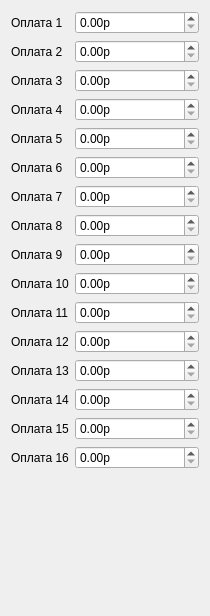
                     <widget class="QWidget" name="scrollAreaWidgetContents_2">
                      <property name="geometry">
                       <rect>
                        <x>0</x>
                        <y>0</y>
                        <width>210</width>
                        <height>616</height>
                       </rect>
                      </property>
                      <layout class="QVBoxLayout" name="verticalLayout_25">
                       <item>
                        <layout class="QFormLayout" name="formLayout_5">
                         <item row="4" column="0">
                          <widget class="QLabel" name="label_15">
                           <property name="text">
                            <string>Оплата 5</string>
                           </property>
                          </widget>
                         </item>
                         <item row="4" column="1">
                          <widget class="QDoubleSpinBox" name="commandsRegistrationOperationV1Money5DoubleSpinBox">
                           <property name="suffix">
                            <string>р</string>
                           </property>
                           <property name="maximum">
                            <double>99999999.000000000000000</double>
                           </property>
                          </widget>
                         </item>
                         <item row="5" column="0">
                          <widget class="QLabel" name="label_16">
                           <property name="text">
                            <string>Оплата 6</string>
                           </property>
                          </widget>
                         </item>
                         <item row="5" column="1">
                          <widget class="QDoubleSpinBox" name="commandsRegistrationOperationV1Money6DoubleSpinBox">
                           <property name="suffix">
                            <string>р</string>
                           </property>
                           <property name="maximum">
                            <double>99999999.000000000000000</double>
                           </property>
                          </widget>
                         </item>
                         <item row="6" column="0">
                          <widget class="QLabel" name="label_18">
                           <property name="text">
                            <string>Оплата 7</string>
                           </property>
                          </widget>
                         </item>
                         <item row="6" column="1">
                          <widget class="QDoubleSpinBox" name="commandsRegistrationOperationV1Money7DoubleSpinBox">
                           <property name="suffix">
                            <string>р</string>
                           </property>
                           <property name="maximum">
                            <double>99999999.000000000000000</double>
                           </property>
                          </widget>
                         </item>
                         <item row="7" column="0">
                          <widget class="QLabel" name="label_17">
                           <property name="text">
                            <string>Оплата 8</string>
                           </property>
                          </widget>
                         </item>
                         <item row="7" column="1">
                          <widget class="QDoubleSpinBox" name="commandsRegistrationOperationV1Money8DoubleSpinBox">
                           <property name="suffix">
                            <string>р</string>
                           </property>
                           <property name="maximum">
                            <double>99999999.000000000000000</double>
                           </property>
                          </widget>
                         </item>
                         <item row="8" column="0">
                          <widget class="QLabel" name="label_35">
                           <property name="text">
                            <string>Оплата 9</string>
                           </property>
                          </widget>
                         </item>
                         <item row="8" column="1">
                          <widget class="QDoubleSpinBox" name="commandsRegistrationOperationV1Money11DoubleSpinBox">
                           <property name="suffix">
                            <string>р</string>
                           </property>
                           <property name="maximum">
                            <double>99999999.000000000000000</double>
                           </property>
                          </widget>
                         </item>
                         <item row="9" column="0">
                          <widget class="QLabel" name="label_36">
                           <property name="text">
                            <string>Оплата 10</string>
                           </property>
                          </widget>
                         </item>
                         <item row="9" column="1">
                          <widget class="QDoubleSpinBox" name="commandsRegistrationOperationV1Money12DoubleSpinBox">
                           <property name="suffix">
                            <string>р</string>
                           </property>
                           <property name="maximum">
                            <double>99999999.000000000000000</double>
                           </property>
                          </widget>
                         </item>
                         <item row="10" column="0">
                          <widget class="QLabel" name="label_37">
                           <property name="text">
                            <string>Оплата 11</string>
                           </property>
                          </widget>
                         </item>
                         <item row="10" column="1">
                          <widget class="QDoubleSpinBox" name="commandsRegistrationOperationV1Money13DoubleSpinBox">
                           <property name="suffix">
                            <string>р</string>
                           </property>
                           <property name="maximum">
                            <double>99999999.000000000000000</double>
                           </property>
                          </widget>
                         </item>
                         <item row="11" column="0">
                          <widget class="QLabel" name="label_38">
                           <property name="text">
                            <string>Оплата 12</string>
                           </property>
                          </widget>
                         </item>
                         <item row="11" column="1">
                          <widget class="QDoubleSpinBox" name="commandsRegistrationOperationV1Money14DoubleSpinBox">
                           <property name="suffix">
                            <string>р</string>
                           </property>
                           <property name="maximum">
                            <double>99999999.000000000000000</double>
                           </property>
                          </widget>
                         </item>
                         <item row="12" column="0">
                          <widget class="QLabel" name="label_39">
                           <property name="text">
                            <string>Оплата 13</string>
                           </property>
                          </widget>
                         </item>
                         <item row="12" column="1">
                          <widget class="QDoubleSpinBox" name="commandsRegistrationOperationV1Money15DoubleSpinBox">
                           <property name="suffix">
                            <string>р</string>
                           </property>
                           <property name="maximum">
                            <double>99999999.000000000000000</double>
                           </property>
                          </widget>
                         </item>
                         <item row="13" column="0">
                          <widget class="QLabel" name="label_40">
                           <property name="text">
                            <string>Оплата 14</string>
                           </property>
                          </widget>
                         </item>
                         <item row="13" column="1">
                          <widget class="QDoubleSpinBox" name="commandsRegistrationOperationV1Money16DoubleSpinBox_8">
                           <property name="suffix">
                            <string>р</string>
                           </property>
                           <property name="maximum">
                            <double>99999999.000000000000000</double>
                           </property>
                          </widget>
                         </item>
                         <item row="14" column="0">
                          <widget class="QLabel" name="label_41">
                           <property name="text">
                            <string>Оплата 15</string>
                           </property>
                          </widget>
                         </item>
                         <item row="14" column="1">
                          <widget class="QDoubleSpinBox" name="commandsRegistrationOperationV1Money9DoubleSpinBox">
                           <property name="suffix">
                            <string>р</string>
                           </property>
                           <property name="maximum">
                            <double>99999999.000000000000000</double>
                           </property>
                          </widget>
                         </item>
                         <item row="15" column="0">
                          <widget class="QLabel" name="label_42">
                           <property name="text">
                            <string>Оплата 16</string>
                           </property>
                          </widget>
                         </item>
                         <item row="15" column="1">
                          <widget class="QDoubleSpinBox" name="commandsRegistrationOperationV1Money10DoubleSpinBox">
                           <property name="suffix">
                            <string>р</string>
                           </property>
                           <property name="maximum">
                            <double>99999999.000000000000000</double>
                           </property>
                          </widget>
                         </item>
                         <item row="3" column="0">
                          <widget class="QLabel" name="label_33">
                           <property name="text">
                            <string>Оплата 4</string>
                           </property>
                          </widget>
                         </item>
                         <item row="3" column="1">
                          <widget class="QDoubleSpinBox" name="commandsRegistrationOperationV1Money4DoubleSpinBox">
                           <property name="suffix">
                            <string>р</string>
                           </property>
                           <property name="maximum">
                            <double>99999999.000000000000000</double>
                           </property>
                          </widget>
                         </item>
                         <item row="2" column="0">
                          <widget class="QLabel" name="label_32">
                           <property name="text">
                            <string>Оплата 3</string>
                           </property>
                          </widget>
                         </item>
                         <item row="2" column="1">
                          <widget class="QDoubleSpinBox" name="commandsRegistrationOperationV1Money3DoubleSpinBox">
                           <property name="suffix">
                            <string>р</string>
                           </property>
                           <property name="maximum">
                            <double>99999999.000000000000000</double>
                           </property>
                          </widget>
                         </item>
                         <item row="1" column="0">
                          <widget class="QLabel" name="label_34">
                           <property name="text">
                            <string>Оплата 2</string>
                           </property>
                          </widget>
                         </item>
                         <item row="1" column="1">
                          <widget class="QDoubleSpinBox" name="commandsRegistrationOperationV1Money2DoubleSpinBox">
                           <property name="suffix">
                            <string>р</string>
                           </property>
                           <property name="maximum">
                            <double>99999999.000000000000000</double>
                           </property>
                          </widget>
                         </item>
                         <item row="0" column="0">
                          <widget class="QLabel" name="label_31">
                           <property name="text">
                            <string>Оплата 1</string>
                           </property>
                          </widget>
                         </item>
                         <item row="0" column="1">
                          <widget class="QDoubleSpinBox" name="commandsRegistrationOperationV1Money1DoubleSpinBox">
                           <property name="suffix">
                            <string>р</string>
                           </property>
                           <property name="maximum">
                            <double>99999999.000000000000000</double>
                           </property>
                          </widget>
                         </item>
                        </layout>
                       </item>
                      </layout>
                     </widget>
